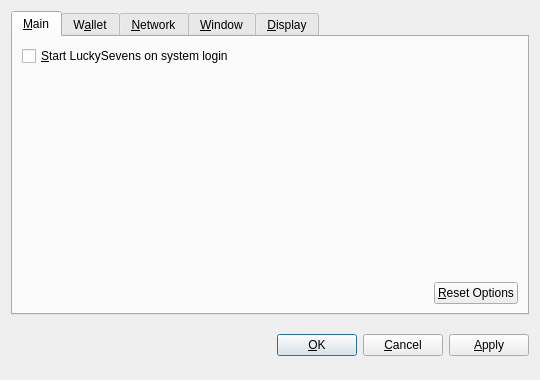
<?xml version="1.0" encoding="UTF-8"?>
<ui version="4.0">
 <class>OptionsDialog</class>
 <widget class="QDialog" name="OptionsDialog">
  <property name="geometry">
   <rect>
    <x>0</x>
    <y>0</y>
    <width>540</width>
    <height>380</height>
   </rect>
  </property>
  <property name="windowTitle">
   <string>Options</string>
  </property>
  <property name="modal">
   <bool>true</bool>
  </property>
  <layout class="QVBoxLayout" name="verticalLayout">
   <item>
    <widget class="QTabWidget" name="tabWidget">
     <property name="tabPosition">
      <enum>QTabWidget::North</enum>
     </property>
     <property name="currentIndex">
      <number>0</number>
     </property>
     <widget class="QWidget" name="tabMain">
      <attribute name="title">
       <string>&amp;Main</string>
      </attribute>
      <layout class="QVBoxLayout" name="verticalLayout_Main">
       <item>
        <widget class="QCheckBox" name="bitcoinAtStartup">
         <property name="toolTip">
          <string>Automatically start LuckySevens after logging in to the system.</string>
         </property>
         <property name="text">
          <string>&amp;Start LuckySevens on system login</string>
         </property>
        </widget>
       </item>
       <item>
        <spacer name="verticalSpacer_Main">
         <property name="orientation">
          <enum>Qt::Vertical</enum>
         </property>
         <property name="sizeHint" stdset="0">
          <size>
           <width>20</width>
           <height>40</height>
          </size>
         </property>
        </spacer>
       </item>
       <item>
        <layout class="QHBoxLayout" name="horizontalLayout_2_Main">
         <item>
          <spacer name="horizontalSpacer_2_Main">
           <property name="orientation">
            <enum>Qt::Horizontal</enum>
           </property>
           <property name="sizeHint" stdset="0">
            <size>
             <width>40</width>
             <height>20</height>
            </size>
           </property>
          </spacer>
         </item>
         <item>
          <widget class="QPushButton" name="resetButton">
           <property name="toolTip">
            <string>Reset all client options to default.</string>
           </property>
           <property name="text">
            <string>&amp;Reset Options</string>
           </property>
           <property name="autoDefault">
            <bool>false</bool>
           </property>
          </widget>
         </item>
        </layout>
       </item>
      </layout>
     </widget>
     <widget class="QWidget" name="tabWallet">
      <attribute name="title">
       <string>W&amp;allet</string>
      </attribute>
      <layout class="QVBoxLayout" name="verticalLayout_Network">
       <item>
        <widget class="QLabel" name="transactionFeeInfoLabel">
         <property name="text">
          <string>Optional transaction fee per kB that helps make sure your transactions are processed quickly. Most transactions are 1 kB.</string>
         </property>
         <property name="textFormat">
          <enum>Qt::PlainText</enum>
         </property>
         <property name="wordWrap">
          <bool>true</bool>
         </property>
        </widget>
       </item>
       <item>
        <layout class="QHBoxLayout" name="horizontalLayout_1_Main">
         <item>
          <widget class="QLabel" name="transactionFeeLabel">
           <property name="text">
            <string>Pay transaction &amp;fee</string>
           </property>
           <property name="textFormat">
            <enum>Qt::PlainText</enum>
           </property>
           <property name="buddy">
            <cstring>transactionFee</cstring>
           </property>
          </widget>
         </item>
         <item>
          <widget class="BitcoinAmountField" name="transactionFee"/>
         </item>
         <item>
          <spacer name="horizontalSpacer_1_Main">
           <property name="orientation">
            <enum>Qt::Horizontal</enum>
           </property>
           <property name="sizeHint" stdset="0">
            <size>
             <width>40</width>
             <height>20</height>
            </size>
           </property>
          </spacer>
         </item>
        </layout>
       </item>
       <item>
        <widget class="QLabel" name="label">
         <property name="text">
          <string>If you disable the spending of unconfirmed change, the change from a transaction cannot be used until that transaction has at least one confirmation. This also affects how your balance is computed.</string>
         </property>
         <property name="wordWrap">
          <bool>true</bool>
         </property>
        </widget>
       </item>
       <item>
        <widget class="QCheckBox" name="spendZeroConfChange">
         <property name="text">
          <string>Spend unconfirmed change  (experts only)</string>
         </property>
        </widget>
       </item>
       <item>
        <spacer name="verticalSpacer">
         <property name="orientation">
          <enum>Qt::Vertical</enum>
         </property>
         <property name="sizeHint" stdset="0">
          <size>
           <width>20</width>
           <height>40</height>
          </size>
         </property>
        </spacer>
       </item>
      </layout>
     </widget>
     <widget class="QWidget" name="tabNetwork">
      <attribute name="title">
       <string>&amp;Network</string>
      </attribute>
      <layout class="QVBoxLayout" name="verticalLayout_Network">
       <item>
        <widget class="QCheckBox" name="mapPortUpnp">
         <property name="toolTip">
          <string>Automatically open the LuckySevens client port on the router. This only works when your router supports UPnP and it is enabled.</string>
         </property>
         <property name="text">
          <string>Map port using &amp;UPnP</string>
         </property>
        </widget>
       </item>
       <item>
        <widget class="QCheckBox" name="connectSocks">
         <property name="toolTip">
          <string>Connect to the LuckySevens network through a SOCKS proxy (e.g. when connecting through Tor).</string>
         </property>
         <property name="text">
          <string>&amp;Connect through SOCKS proxy:</string>
         </property>
        </widget>
       </item>
       <item>
        <layout class="QHBoxLayout" name="horizontalLayout_Network">
         <item>
          <widget class="QLabel" name="proxyIpLabel">
           <property name="text">
            <string>Proxy &amp;IP:</string>
           </property>
           <property name="textFormat">
            <enum>Qt::PlainText</enum>
           </property>
           <property name="buddy">
            <cstring>proxyIp</cstring>
           </property>
          </widget>
         </item>
         <item>
          <widget class="QValidatedLineEdit" name="proxyIp">
           <property name="maximumSize">
            <size>
             <width>140</width>
             <height>16777215</height>
            </size>
           </property>
           <property name="toolTip">
            <string>IP address of the proxy (e.g. 127.0.0.1)</string>
           </property>
          </widget>
         </item>
         <item>
          <widget class="QLabel" name="proxyPortLabel">
           <property name="text">
            <string>&amp;Port:</string>
           </property>
           <property name="textFormat">
            <enum>Qt::PlainText</enum>
           </property>
           <property name="buddy">
            <cstring>proxyPort</cstring>
           </property>
          </widget>
         </item>
         <item>
          <widget class="QLineEdit" name="proxyPort">
           <property name="maximumSize">
            <size>
             <width>55</width>
             <height>16777215</height>
            </size>
           </property>
           <property name="toolTip">
            <string>Port of the proxy (e.g. 9050)</string>
           </property>
          </widget>
         </item>
         <item>
          <widget class="QLabel" name="socksVersionLabel">
           <property name="text">
            <string>SOCKS &amp;Version:</string>
           </property>
           <property name="textFormat">
            <enum>Qt::PlainText</enum>
           </property>
           <property name="buddy">
            <cstring>socksVersion</cstring>
           </property>
          </widget>
         </item>
         <item>
          <widget class="QValueComboBox" name="socksVersion">
           <property name="toolTip">
            <string>SOCKS version of the proxy (e.g. 5)</string>
           </property>
          </widget>
         </item>
         <item>
          <spacer name="horizontalSpacer_Network">
           <property name="orientation">
            <enum>Qt::Horizontal</enum>
           </property>
           <property name="sizeHint" stdset="0">
            <size>
             <width>40</width>
             <height>20</height>
            </size>
           </property>
          </spacer>
         </item>
        </layout>
       </item>
       <item>
        <spacer name="verticalSpacer_Network">
         <property name="orientation">
          <enum>Qt::Vertical</enum>
         </property>
         <property name="sizeHint" stdset="0">
          <size>
           <width>20</width>
           <height>40</height>
          </size>
         </property>
        </spacer>
       </item>
      </layout>
     </widget>
     <widget class="QWidget" name="tabWindow">
      <attribute name="title">
       <string>&amp;Window</string>
      </attribute>
      <layout class="QVBoxLayout" name="verticalLayout_Window">
       <item>
        <widget class="QCheckBox" name="minimizeToTray">
         <property name="toolTip">
          <string>Show only a tray icon after minimizing the window.</string>
         </property>
         <property name="text">
          <string>&amp;Minimize to the tray instead of the taskbar</string>
         </property>
        </widget>
       </item>
       <item>
        <widget class="QCheckBox" name="minimizeOnClose">
         <property name="toolTip">
          <string>Minimize instead of exit the application when the window is closed. When this option is enabled, the application will be closed only after selecting Quit in the menu.</string>
         </property>
         <property name="text">
          <string>M&amp;inimize on close</string>
         </property>
        </widget>
       </item>
       <item>
        <spacer name="verticalSpacer_Window">
         <property name="orientation">
          <enum>Qt::Vertical</enum>
         </property>
         <property name="sizeHint" stdset="0">
          <size>
           <width>20</width>
           <height>40</height>
          </size>
         </property>
        </spacer>
       </item>
      </layout>
     </widget>
     <widget class="QWidget" name="tabDisplay">
      <attribute name="title">
       <string>&amp;Display</string>
      </attribute>
      <layout class="QVBoxLayout" name="verticalLayout_Display">
       <item>
        <layout class="QHBoxLayout" name="horizontalLayout_1_Display">
         <item>
          <widget class="QLabel" name="langLabel">
           <property name="text">
            <string>User Interface &amp;language:</string>
           </property>
           <property name="textFormat">
            <enum>Qt::PlainText</enum>
           </property>
           <property name="buddy">
            <cstring>lang</cstring>
           </property>
          </widget>
         </item>
         <item>
          <widget class="QValueComboBox" name="lang">
           <property name="toolTip">
            <string>The user interface language can be set here. This setting will take effect after restarting LuckySevens.</string>
           </property>
          </widget>
         </item>
        </layout>
       </item>
       <item>
        <layout class="QHBoxLayout" name="horizontalLayout_2_Display">
         <item>
          <widget class="QLabel" name="unitLabel">
           <property name="text">
            <string>&amp;Unit to show amounts in:</string>
           </property>
           <property name="textFormat">
            <enum>Qt::PlainText</enum>
           </property>
           <property name="buddy">
            <cstring>unit</cstring>
           </property>
          </widget>
         </item>
         <item>
          <widget class="QValueComboBox" name="unit">
           <property name="toolTip">
            <string>Choose the default subdivision unit to show in the interface and when sending coins.</string>
           </property>
          </widget>
         </item>
        </layout>
       </item>
       <item>
        <widget class="QCheckBox" name="displayAddresses">
         <property name="toolTip">
          <string>Whether to show LuckySevens addresses in the transaction list or not.</string>
         </property>
         <property name="text">
          <string>&amp;Display addresses in transaction list</string>
         </property>
        </widget>
       </item>
       <item>
        <widget class="QCheckBox" name="coinControlFeatures">
         <property name="toolTip">
          <string>Whether to show coin control features or not.</string>
         </property>
         <property name="text">
          <string>Display coin &amp;control features (experts only!)</string>
         </property>
        </widget>
       </item>
       <item>
        <spacer name="verticalSpacer_Display">
         <property name="orientation">
          <enum>Qt::Vertical</enum>
         </property>
         <property name="sizeHint" stdset="0">
          <size>
           <width>20</width>
           <height>40</height>
          </size>
         </property>
        </spacer>
       </item>
      </layout>
     </widget>
    </widget>
   </item>
   <item>
    <layout class="QHBoxLayout" name="horizontalLayout_Buttons">
     <item>
      <spacer name="horizontalSpacer_1">
       <property name="orientation">
        <enum>Qt::Horizontal</enum>
       </property>
       <property name="sizeHint" stdset="0">
        <size>
         <width>40</width>
         <height>48</height>
        </size>
       </property>
      </spacer>
     </item>
     <item>
      <widget class="QLabel" name="statusLabel">
       <property name="font">
        <font>
         <weight>75</weight>
         <bold>true</bold>
        </font>
       </property>
       <property name="text">
        <string/>
       </property>
       <property name="textFormat">
        <enum>Qt::PlainText</enum>
       </property>
       <property name="wordWrap">
        <bool>true</bool>
       </property>
      </widget>
     </item>
     <item>
      <spacer name="horizontalSpacer_2">
       <property name="orientation">
        <enum>Qt::Horizontal</enum>
       </property>
       <property name="sizeHint" stdset="0">
        <size>
         <width>40</width>
         <height>48</height>
        </size>
       </property>
      </spacer>
     </item>
     <item>
      <widget class="QPushButton" name="okButton">
       <property name="text">
        <string>&amp;OK</string>
       </property>
      </widget>
     </item>
     <item>
      <widget class="QPushButton" name="cancelButton">
       <property name="text">
        <string>&amp;Cancel</string>
       </property>
       <property name="autoDefault">
        <bool>false</bool>
       </property>
      </widget>
     </item>
     <item>
      <widget class="QPushButton" name="applyButton">
       <property name="text">
        <string>&amp;Apply</string>
       </property>
       <property name="autoDefault">
        <bool>false</bool>
       </property>
      </widget>
     </item>
    </layout>
   </item>
  </layout>
 </widget>
 <customwidgets>
  <customwidget>
   <class>BitcoinAmountField</class>
   <extends>QSpinBox</extends>
   <header>bitcoinamountfield.h</header>
  </customwidget>
  <customwidget>
   <class>QValueComboBox</class>
   <extends>QComboBox</extends>
   <header>qvaluecombobox.h</header>
  </customwidget>
  <customwidget>
   <class>QValidatedLineEdit</class>
   <extends>QLineEdit</extends>
   <header>qvalidatedlineedit.h</header>
  </customwidget>
 </customwidgets>
 <resources/>
 <connections/>
</ui>
